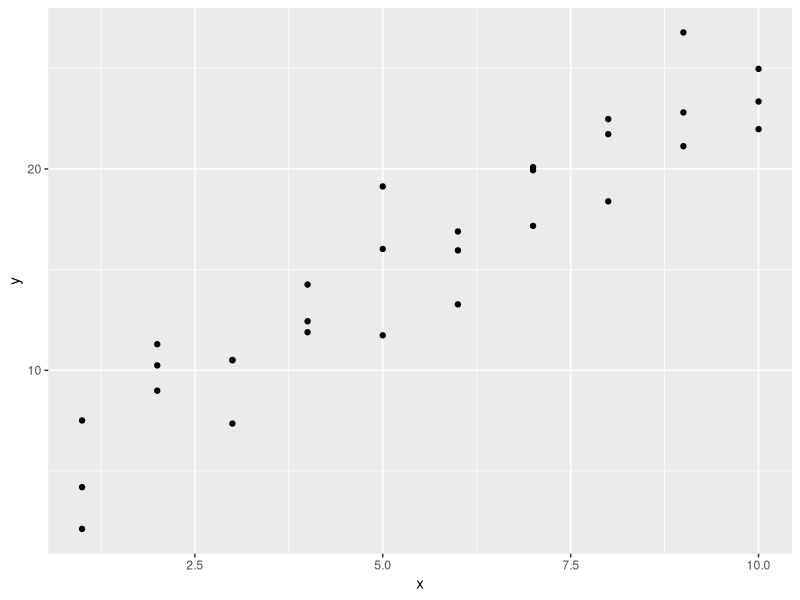
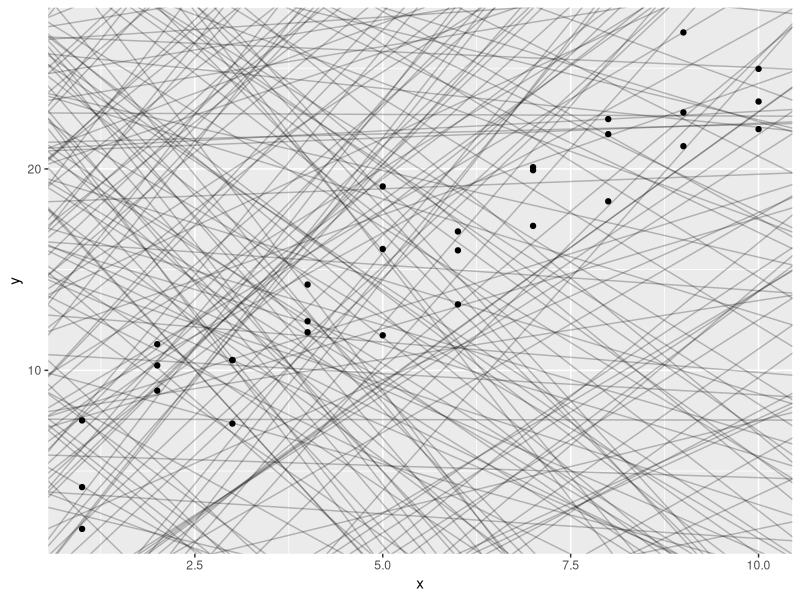
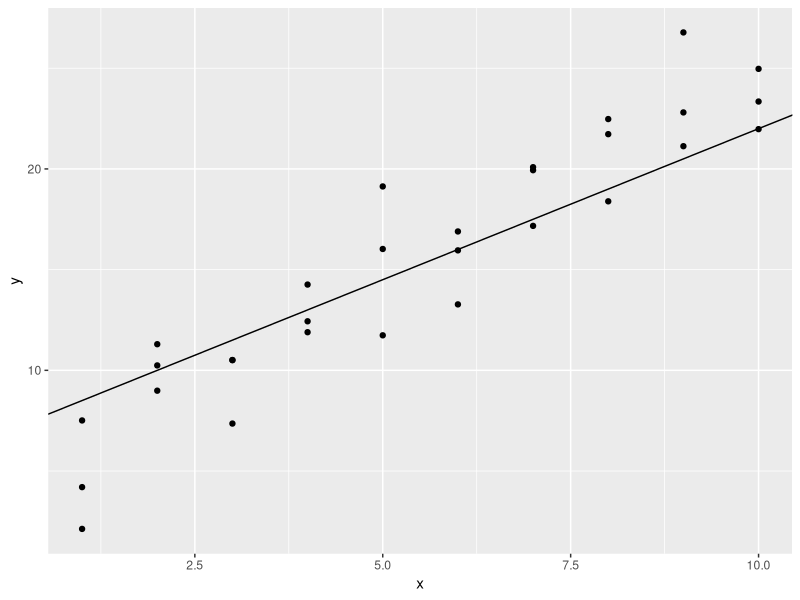
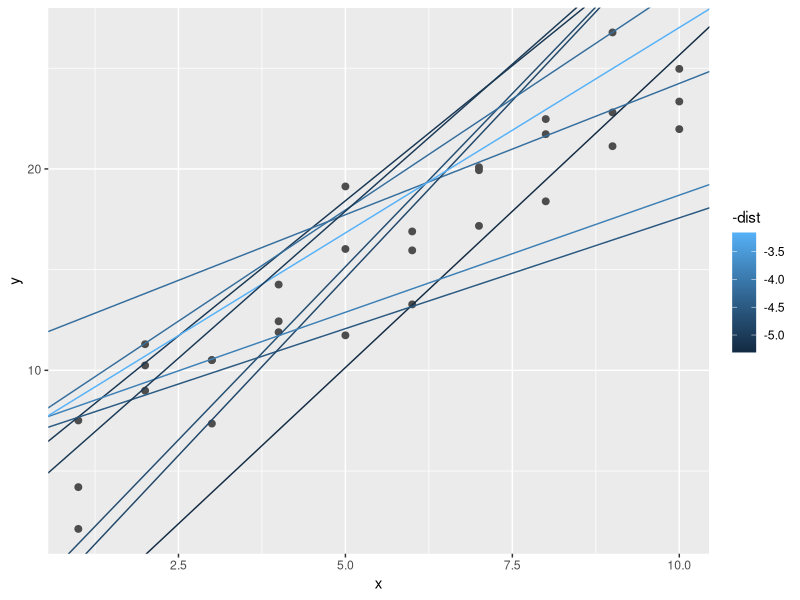
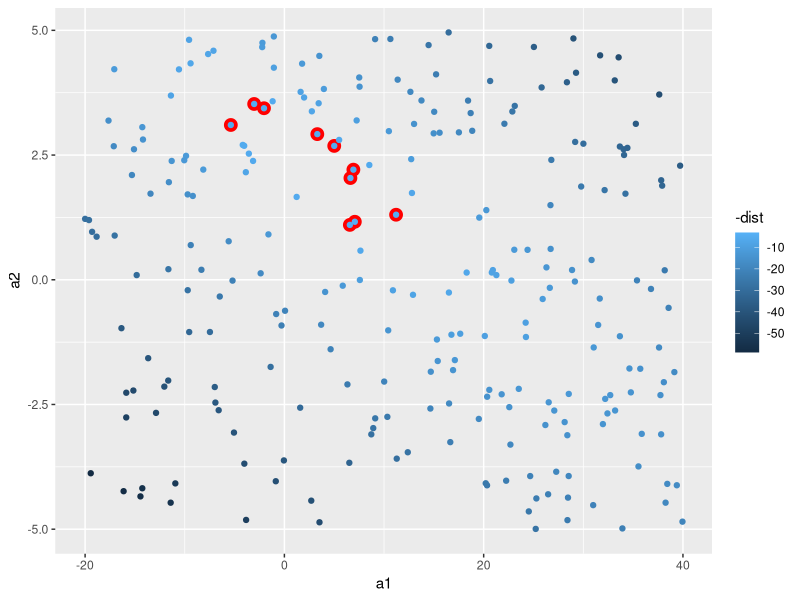
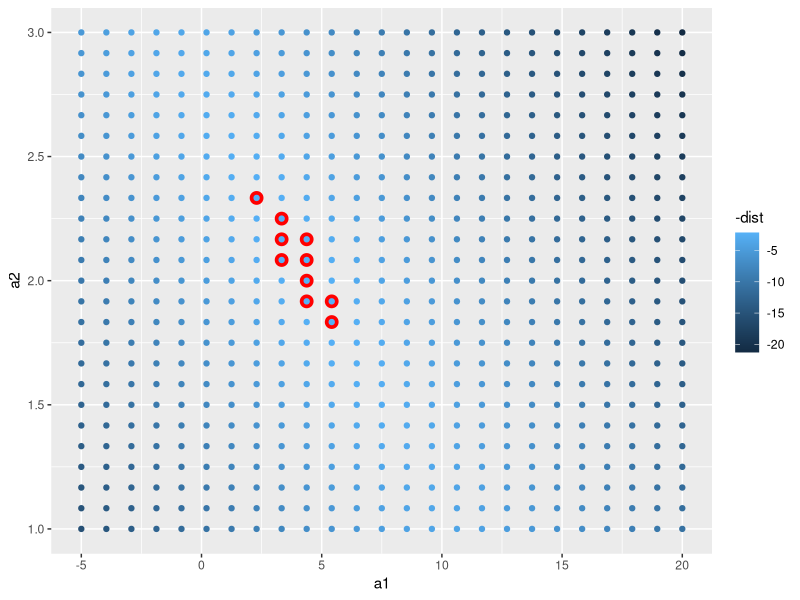
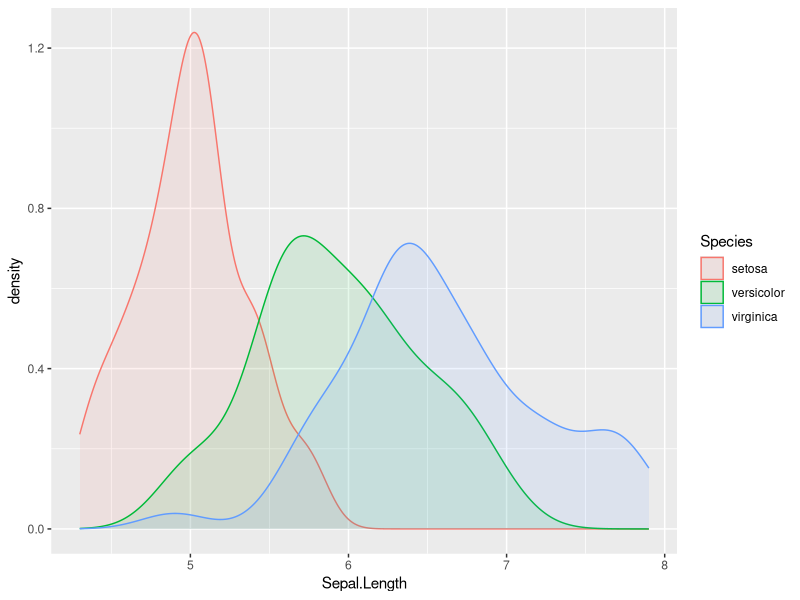

Reproduce these figures in R, in order.
## ---- chunk 1
library(tidyverse) # set of libraries

library(modelr)
options(na.action = na.warn)
## ---- chunk 2
ggplot(sim1, aes(x, y)) + 
  geom_point()
## ---- chunk 3
models <- tibble(
  a1 = runif(250, -20, 40),
  a2 = runif(250, -5, 5)
)

ggplot(sim1, aes(x, y)) + 
  geom_abline(aes(intercept = a1, slope = a2), data = models, alpha = 1/4) +
  geom_point() 
## ---- chunk 4
model1 <- function(a, data) {
  a[1] + data$x * a[2]
}
model1(c(7, 1.5), sim1) # an example model's predictions
## ---- chunk 5
df <- tibble(
  b = 7,
  y = 1.5
) # remember, y = mx + b

# add ggplot here
## ---- chunk 6
ggplot(sim1) + 
  geom_abline(aes(intercept = b, slope = y), data = df) +
  geom_point(aes(x, y))
## ---- chunk 7
measure_distance <- function(mod, data) {
  diff <- data$y - model1(mod, data)
  sqrt(mean(diff ^ 2))
}
measure_distance(c(7, 1.50), sim1) # example model distance (average)
## ---- chunk 8
sim1_dist <- function(a1, a2) {
  measure_distance(c(a1, a2), sim1)
} # using fucntion from before... 

# add "dist" col for each model
models <- models %>% 
  mutate(dist = purrr::map2_dbl(a1, a2, sim1_dist))
models # print results
## ---- chunk 9
ggplot(sim1, aes(x, y)) + 
  geom_point(size = 2, colour = "grey30") + 
  geom_abline(
    aes(intercept = a1, slope = a2, colour = -dist), 
    data = filter(models, rank(dist) <= 10)
  )
## ---- chunk 10
ggplot(models, aes(a1, a2)) +
  geom_point(data = filter(models, rank(dist) <= 10), size = 4, colour = "red") +
  geom_point(aes(colour = -dist))
## ---- chunk 11
grid <- expand.grid(
  a1 = seq(-5, 20, length = 25),
  a2 = seq(1, 3, length = 25)
  ) %>% 
  mutate(dist = purrr::map2_dbl(a1, a2, sim1_dist))
## ---- chunk 12
grid %>% 
  ggplot(aes(a1, a2)) +
  geom_point(data = filter(grid, rank(dist) <= 10), size = 4, colour = "red") +
  geom_point(aes(colour = -dist)) 
## ---- chunk 13
iris %>% 
  ggplot(aes(Sepal.Length)) +
  geom_density(aes(fill = Species, colour = Species), alpha=0.1) 
## ---- chunk 14
t.test( filter(iris, Species == "setosa")$Sepal.Length,
        filter(iris, Species == "versicolor")$Sepal.Length) 
